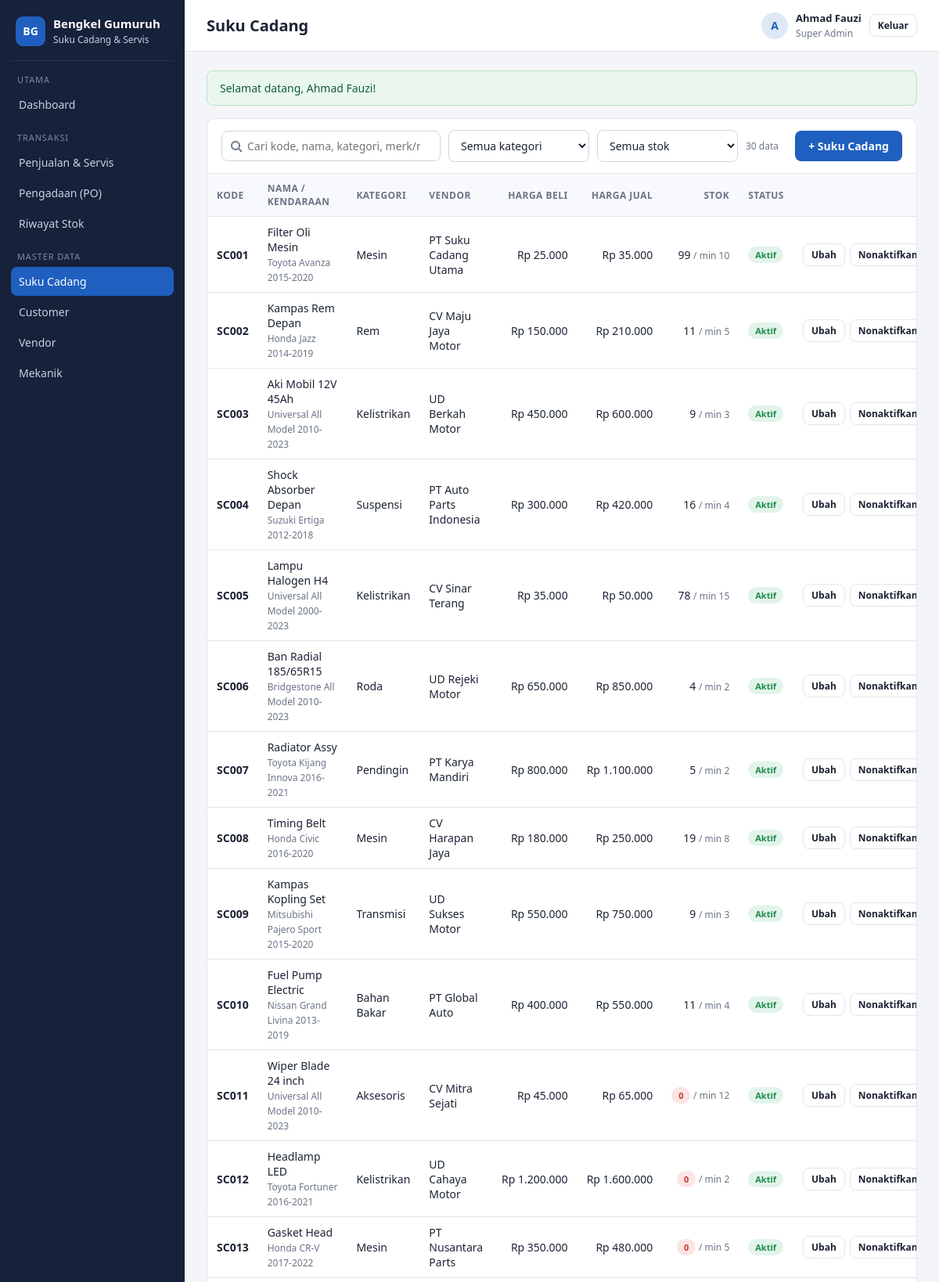
/suku_cadang.php (signed in, upper part), run on the app's committed database.
### tables this page shows
CREATE TABLE `suku_cadang`  (
  `id_suku_cadang` int NOT NULL AUTO_INCREMENT,
  `kode_suku_cadang` varchar(50) NOT NULL,
  `nama_suku_cadang` varchar(100) NOT NULL,
  `merk_kendaraan` varchar(50) NULL DEFAULT NULL COMMENT 'Toyota, Honda, Suzuki, dll',
  `model_kendaraan` varchar(50) NULL DEFAULT NULL COMMENT 'Avanza, Jazz, Ertiga, dll',
  `tahun_kendaraan` varchar(20) NULL DEFAULT NULL COMMENT '2015-2020',
  `kategori` varchar(50) NULL DEFAULT NULL COMMENT 'Mesin, Transmisi, AC, Rem, dll',
  `sub_kategori` varchar(50) NULL DEFAULT NULL COMMENT 'Filter oli, kampas rem, dll',
  `satuan` varchar(20) NULL DEFAULT NULL COMMENT 'pcs, set, liter, dll',
  `harga_beli` decimal(12, 2) NOT NULL,
  `harga_jual` decimal(12, 2) NOT NULL,
  `margin_keuntungan` decimal(5, 2) NULL DEFAULT NULL COMMENT 'Dalam persen',
  `stok_minimum` int NULL DEFAULT 5,
  `stok_maksimum` int NULL DEFAULT 100,
  `stok_saat_ini` int NULL DEFAULT 0,
  `lokasi_penyimpanan` varchar(50) NULL DEFAULT NULL,
  `berat` decimal(8, 2) NULL DEFAULT NULL COMMENT 'Dalam gram',
  `dimensi` varchar(50) NULL DEFAULT NULL COMMENT 'PxLxT dalam cm',
  `deskripsi` text NULL,
  `foto_suku_cadang` longtext NULL,
  `garansi_bulan` int NULL DEFAULT NULL,
  `status_produk` tinyint NULL DEFAULT 1 COMMENT '1=aktif, 0=nonaktif',
  `created_at` timestamp NULL DEFAULT CURRENT_TIMESTAMP,
  `created_by` int NULL DEFAULT NULL,
  `updated_at` timestamp NULL DEFAULT CURRENT_TIMESTAMP ON UPDATE CURRENT_TIMESTAMP,
  `updated_by` int NULL DEFAULT NULL,
  `id_vendor` int NULL DEFAULT NULL,
  PRIMARY KEY (`id_suku_cadang`) USING BTREE,
  UNIQUE INDEX `kode_suku_cadang`(`kode_suku_cadang` ASC) USING BTREE,
  INDEX `id_vendor`(`id_vendor` ASC) USING BTREE,
  INDEX `created_by`(`created_by` ASC) USING BTREE,
  INDEX `updated_by`(`updated_by` ASC) USING BTREE,
  INDEX `idx_suku_cadang_kode`(`kode_suku_cadang` ASC) USING BTREE,
  INDEX `idx_suku_cadang_nama`(`nama_suku_cadang` ASC) USING BTREE,
  CONSTRAINT `suku_cadang_ibfk_1` FOREIGN KEY (`id_vendor`) REFERENCES `vendor` (`id_vendor`) ON DELETE RESTRICT ON UPDATE RESTRICT,
  CONSTRAINT `suku_cadang_ibfk_2` FOREIGN KEY (`created_by`) REFERENCES `pengguna` (`id`) ON DELETE RESTRICT ON UPDATE RESTRICT,
  CONSTRAINT `suku_cadang_ibfk_3` FOREIGN KEY (`updated_by`) REFERENCES `pengguna` (`id`) ON DELETE RESTRICT ON UPDATE RESTRICT
);

CREATE TABLE `vendor`  (
  `id_vendor` int NOT NULL AUTO_INCREMENT,
  `nama_vendor` varchar(100) NOT NULL,
  `nama_perusahaan` varchar(100) NULL DEFAULT NULL,
  `alamat_vendor` text NOT NULL,
  `no_telepon_vendor` varchar(15) NOT NULL,
  `email_vendor` varchar(50) NULL DEFAULT NULL,
  `npwp_vendor` varchar(20) NULL DEFAULT NULL,
  `contact_person` varchar(100) NULL DEFAULT NULL,
  `no_telepon_contact` varchar(15) NULL DEFAULT NULL,
  `jenis_suku_cadang` text NULL COMMENT 'Spesialisasi vendor',
  `rating_vendor` decimal(2, 1) NULL DEFAULT 0.0 COMMENT 'Rating 0.0 - 5.0',
  `status_kerjasama` tinyint NULL DEFAULT 1 COMMENT '1=aktif, 0=nonaktif',
  `term_pembayaran` int NULL DEFAULT NULL COMMENT 'Dalam hari',
  `bank_nama` varchar(50) NULL DEFAULT NULL,
  `bank_rekening` varchar(30) NULL DEFAULT NULL,
  `bank_atas_nama` varchar(100) NULL DEFAULT NULL,
  `created_at` timestamp NULL DEFAULT CURRENT_TIMESTAMP,
  `created_by` int NULL DEFAULT NULL,
  `updated_at` timestamp NULL DEFAULT CURRENT_TIMESTAMP ON UPDATE CURRENT_TIMESTAMP,
  `updated_by` int NULL DEFAULT NULL,
  PRIMARY KEY (`id_vendor`) USING BTREE,
  INDEX `created_by`(`created_by` ASC) USING BTREE,
  INDEX `updated_by`(`updated_by` ASC) USING BTREE,
  INDEX `idx_vendor_nama`(`nama_vendor` ASC) USING BTREE,
  CONSTRAINT `vendor_ibfk_1` FOREIGN KEY (`created_by`) REFERENCES `pengguna` (`id`) ON DELETE RESTRICT ON UPDATE RESTRICT,
  CONSTRAINT `vendor_ibfk_2` FOREIGN KEY (`updated_by`) REFERENCES `pengguna` (`id`) ON DELETE RESTRICT ON UPDATE RESTRICT
);

### suku_cadang.php (the view, shortened to what this page needs)
<?php
$pdo = db();
$q        = trim($_GET['q'] ?? '');
$sql = 'SELECT s.*, v.nama_vendor
          FROM suku_cadang s
          LEFT JOIN vendor v ON v.id_vendor = s.id_vendor
         WHERE 1 = 1';
$param = [];
$sql .= ' ORDER BY s.kode_suku_cadang';
$stmt = $pdo->prepare($sql);
$stmt->execute($param);
$data = $stmt->fetchAll();
$renderBaris = function (array $data): void {
    foreach ($data as $s): ?>
        <tr>
            <td><strong><?= e($s['kode_suku_cadang']) ?></strong></td>
            <td><?= e($s['nama_suku_cadang']) ?><br><small class="hint"><?= e(trim("{$s['merk_kendaraan']} {$s['model_kendaraan']} {$s['tahun_kendaraan']}")) ?></small></td>
            <td><?= e($s['kategori']) ?></td>
            <td><?= e($s['nama_vendor']) ?></td>
            <td class="num"><?= rupiah($s['harga_beli']) ?></td>
            <td class="num"><?= rupiah($s['harga_jual']) ?></td>
            <td class="num">
                <?php if ($s['stok_saat_ini'] <= $s['stok_minimum']): ?>
                    <span class="badge badge-danger"><?= (int) $s['stok_saat_ini'] ?></span>
                <?php else: ?>
                    <?= (int) $s['stok_saat_ini'] ?>
                <?php endif; ?>
                <small class="hint">/ min <?= (int) $s['stok_minimum'] ?></small>
            </td>
            <td><?= $s['status_produk'] ? badge('aktif') : badge('nonaktif') ?></td>
            <td><div class="actions">
                <a class="btn btn-light btn-sm" href="suku_cadang_form.php?id=<?= $s['id_suku_cadang'] ?>">Ubah</a>
                <form method="post">
                    <?= csrf_field() ?>
                    <input type="hidden" name="aksi" value="status">
                    <input type="hidden" name="id" value="<?= $s['id_suku_cadang'] ?>">
                    <button class="btn btn-light btn-sm" type="submit"><?= $s['status_produk'] ? 'Nonaktifkan' : 'Aktifkan' ?></button>
                </form>
            </div></td>
        </tr>
    <?php endforeach;
    if (!$data): ?>
        <tr><td colspan="9" class="hint">Suku cadang tidak ditemukan.</td></tr>
    <?php endif;
};
require __DIR__ . '/includes/header.php';
?>
<div class="card">
    <div class="card-header">
        <form class="filters live-form" method="get">
            <?= kotak_cari($q, 'Cari kode, nama, kategori, merk/model…') ?>
            <select name="kategori">
                <option value="">Semua kategori</option>
            </select>
            <select name="stok">
                <option value="">Semua stok</option>
            </select>
            <span class="hint live-count"><?= count($data) ?> data</span>
        </form>
        <a class="btn" href="suku_cadang_form.php">+ Suku Cadang</a>
    </div>
    <div class="table-wrap">
        <table>
            <thead><tr><th>Kode</th><th>Nama / Kendaraan</th><th>Kategori</th><th>Vendor</th><th class="num">Harga Beli</th><th class="num">Harga Jual</th><th class="num">Stok</th><th>Status</th><th></th></tr></thead>
            <tbody id="hasil"><?php $renderBaris($data); ?></tbody>
        </table>
    </div>
</div>
<?php require __DIR__ . '/includes/footer.php'; ?>

### includes/helpers.php (shortened to what this page needs)
<?php
function e(?string $value): string
{
    return htmlspecialchars((string) $value, ENT_QUOTES, 'UTF-8');
}
function rupiah($angka): string
{
    return 'Rp ' . number_format((float) $angka, 0, ',', '.');
}
function badge(string $status): string
{
    $warna = [
        'paid' => 'success', 'selesai' => 'success', 'diambil' => 'muted', 'completed' => 'success',
        'aktif' => 'success', 'masuk' => 'success',
        'unpaid' => 'danger', 'cancelled' => 'danger', 'keluar' => 'danger',
        'partial' => 'warning', 'antri' => 'warning', 'ordered' => 'warning', 'draft' => 'muted',
        'dikerjakan' => 'info', 'delivered' => 'info', 'adjustment' => 'info', 'retur' => 'warning',
        'vip' => 'warning', 'premium' => 'info', 'reguler' => 'muted',
    ][$status] ?? 'muted';
    $label = [
        'paid' => 'Lunas', 'unpaid' => 'Belum Bayar', 'partial' => 'Sebagian',
    ][$status] ?? ucfirst($status);
    return '<span class="badge badge-' . $warna . '">' . e($label) . '</span>';
}

### assets/css/style.css (style rules this page uses)
:root { --bg: #f3f5f9; --surface: #ffffff; --ink: #1c2434; --muted: #6b7486; --line: #e2e6ee; --primary: #1f5fbf; --primary-dark: #174a96; --sidebar: #16213a; --sidebar-ink: #c7d0e3; --success: #1e8a4c; --danger: #c23a32; --warning: #b9770e; --info: #1b7f9c; --radius: 10px; }
* { box-sizing: border-box; }
body { margin: 0; font-family: "Segoe UI", system-ui, -apple-system, Roboto, Arial, sans-serif; font-size: 14px; color: var(--ink); background: var(--bg); }
a { color: var(--primary); text-decoration: none; }
.card { background: var(--surface); border: 1px solid var(--line); border-radius: var(--radius); margin-bottom: 20px; }
.card-header { padding: 14px 18px; border-bottom: 1px solid var(--line); display: flex; justify-content: space-between; align-items: center; gap: 12px; }
table { width: 100%; border-collapse: collapse; }
th, td { padding: 10px 12px; border-bottom: 1px solid var(--line); text-align: left; vertical-align: middle; }
th { font-size: 12px; text-transform: uppercase; letter-spacing: .04em; color: var(--muted); background: #f8f9fc; }
td.num, th.num { text-align: right; white-space: nowrap; }
.table-wrap { overflow-x: auto; }
.badge { display: inline-block; padding: 3px 9px; border-radius: 999px; font-size: 11px; font-weight: 600; }
.badge-success { background: #e2f4ea; color: var(--success); }
.badge-danger { background: #fbe5e3; color: var(--danger); }
.btn { display: inline-block; border: 1px solid transparent; border-radius: 8px; padding: 9px 16px; font: inherit; font-weight: 600; cursor: pointer; background: var(--primary); color: #fff; }
.btn-light { background: #fff; border-color: var(--line); color: var(--ink); }
.btn-sm { padding: 5px 10px; font-size: 12px; }
.actions { display: flex; gap: 6px; }
input, select, textarea { width: 100%; padding: 9px 11px; font: inherit; color: var(--ink); border: 1px solid #cfd5e1; border-radius: 8px; background: #fff; }
.filters { display: flex; gap: 10px; align-items: center; }
.filters input, .filters select { width: auto; min-width: 180px; }
.hint { color: var(--muted); font-size: 12px; }

### data on the page
suku_cadang: kode_suku_cadang "SC001", nama_suku_cadang "Filter Oli Mesin", merk_kendaraan+model_kendaraan+tahun_kendaraan "Toyota Avanza 2015-2020", kategori "Mesin", id_vendor.nama_vendor "PT Suku Cadang Utama", harga_beli "Rp 25.000", harga_jual "Rp 35.000", stok_saat_ini "99", stok_minimum "10", status_produk "Nonaktifkan"
suku_cadang: kode_suku_cadang "SC002", nama_suku_cadang "Kampas Rem Depan", merk_kendaraan+model_kendaraan+tahun_kendaraan "Honda Jazz 2014-2019", kategori "Rem", id_vendor.nama_vendor "CV Maju Jaya Motor", harga_beli "Rp 150.000", harga_jual "Rp 210.000", stok_saat_ini "11", stok_minimum "5", status_produk "Nonaktifkan"
suku_cadang: kode_suku_cadang "SC003", nama_suku_cadang "Aki Mobil 12V 45Ah", merk_kendaraan+model_kendaraan+tahun_kendaraan "Universal All Model 2010-2023", kategori "Kelistrikan", id_vendor.nama_vendor "UD Berkah Motor", harga_beli "Rp 450.000", harga_jual "Rp 600.000", stok_saat_ini "9", stok_minimum "3", status_produk "Nonaktifkan"
suku_cadang: kode_suku_cadang "SC004", nama_suku_cadang "Shock Absorber Depan", merk_kendaraan+model_kendaraan+tahun_kendaraan "Suzuki Ertiga 2012-2018", kategori "Suspensi", id_vendor.nama_vendor "PT Auto Parts Indonesia", harga_beli "Rp 300.000", harga_jual "Rp 420.000", stok_saat_ini "16", stok_minimum "4", status_produk "Nonaktifkan"
suku_cadang: kode_suku_cadang "SC005", nama_suku_cadang "Lampu Halogen H4", merk_kendaraan+model_kendaraan+tahun_kendaraan "Universal All Model 2000-2023", kategori "Kelistrikan", id_vendor.nama_vendor "CV Sinar Terang", harga_beli "Rp 35.000", harga_jual "Rp 50.000", stok_saat_ini "78", stok_minimum "15", status_produk "Nonaktifkan"
suku_cadang: kode_suku_cadang "SC006", nama_suku_cadang "Ban Radial 185/65R15", merk_kendaraan+model_kendaraan+tahun_kendaraan "Bridgestone All Model 2010-2023", kategori "Roda", id_vendor.nama_vendor "UD Rejeki Motor", harga_beli "Rp 650.000", harga_jual "Rp 850.000", stok_saat_ini "4", stok_minimum "2", status_produk "Nonaktifkan"
suku_cadang: kode_suku_cadang "SC007", nama_suku_cadang "Radiator Assy", merk_kendaraan+model_kendaraan+tahun_kendaraan "Toyota Kijang Innova 2016-2021", kategori "Pendingin", id_vendor.nama_vendor "PT Karya Mandiri", harga_beli "Rp 800.000", harga_jual "Rp 1.100.000", stok_saat_ini "5", stok_minimum "2", status_produk "Nonaktifkan"
suku_cadang: kode_suku_cadang "SC008", nama_suku_cadang "Timing Belt", merk_kendaraan+model_kendaraan+tahun_kendaraan "Honda Civic 2016-2020", kategori "Mesin", id_vendor.nama_vendor "CV Harapan Jaya", harga_beli "Rp 180.000", harga_jual "Rp 250.000", stok_saat_ini "19", stok_minimum "8", status_produk "Nonaktifkan"
suku_cadang: kode_suku_cadang "SC009", nama_suku_cadang "Kampas Kopling Set", merk_kendaraan+model_kendaraan+tahun_kendaraan "Mitsubishi Pajero Sport 2015-2020", kategori "Transmisi", id_vendor.nama_vendor "UD Sukses Motor", harga_beli "Rp 550.000", harga_jual "Rp 750.000", stok_saat_ini "9", stok_minimum "3", status_produk "Nonaktifkan"
suku_cadang: kode_suku_cadang "SC010", nama_suku_cadang "Fuel Pump Electric", merk_kendaraan+model_kendaraan+tahun_kendaraan "Nissan Grand Livina 2013-2019", kategori "Bahan Bakar", id_vendor.nama_vendor "PT Global Auto", harga_beli "Rp 400.000", harga_jual "Rp 550.000", stok_saat_ini "11", stok_minimum "4", status_produk "Nonaktifkan"
suku_cadang: kode_suku_cadang "SC011", nama_suku_cadang "Wiper Blade 24 inch", merk_kendaraan+model_kendaraan+tahun_kendaraan "Universal All Model 2010-2023", kategori "Aksesoris", id_vendor.nama_vendor "CV Mitra Sejati", harga_beli "Rp 45.000", harga_jual "Rp 65.000", stok_saat_ini "0", stok_minimum "12", status_produk "Nonaktifkan"
suku_cadang: kode_suku_cadang "SC012", nama_suku_cadang "Headlamp LED", merk_kendaraan+model_kendaraan+tahun_kendaraan "Toyota Fortuner 2016-2021", kategori "Kelistrikan", id_vendor.nama_vendor "UD Cahaya Motor", harga_beli "Rp 1.200.000", harga_jual "Rp 1.600.000", stok_saat_ini "0", stok_minimum "2", status_produk "Nonaktifkan"
suku_cadang: kode_suku_cadang "SC013", nama_suku_cadang "Gasket Head", merk_kendaraan+model_kendaraan+tahun_kendaraan "Honda CR-V 2017-2022", kategori "Mesin", id_vendor.nama_vendor "PT Nusantara Parts", harga_beli "Rp 350.000", harga_jual "Rp 480.000", stok_saat_ini "0", stok_minimum "5", status_produk "Nonaktifkan"

### other printed values
APP_NAME "Bengkel Gumuruh"
$judul "Suku Cadang"
mb_substr($user['nama_pengguna'], 0, 1) "A"
$user['nama_pengguna'] "Ahmad Fauzi"
nama_role((int) $user['role']) "Super Admin"
$f['message'] "Selamat datang, Ahmad Fauzi!"
count($data) "30"
